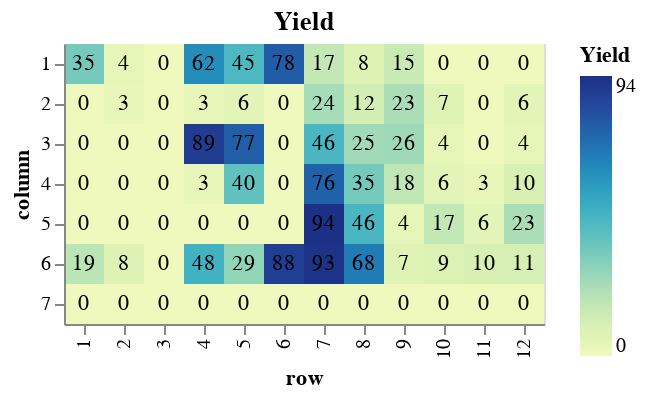

Source (notebook cell):
### Code cell
results_rounded = results_df
results_rounded['yield'] = results_rounded['yield'] * 100
results_rounded = results_rounded.round({'yield': 0})
#display(results_rounded['yield'])

heatmap = alt.Chart(results_rounded, title = 'Yield').mark_rect().encode(
            x=alt.X('row', sort=row_order),
            y=alt.Y('column'),
            color=alt.Color('yield', title="Yield")
            )
text = alt.Chart(results_rounded, title = 'Yield').mark_text().encode(
            x=alt.X('row', sort=row_order),
            y=alt.Y('column'),
            text='yield'
            )

display(heatmap + text)

### Figure 1 — Vega-Lite specification as saved in the notebook (floating-point values rounded to 4 significant figures)
{"config": {"view": {"continuousWidth": 400, "continuousHeight": 300}}, "layer": [{"mark": "rect", "encoding": {"color": {"type": "quantitative", "field": "yield", "title": "Yield"}, "x": {"type": "nominal", "field": "row", "sort": ["1", "2", "3", "4", "5", "6", "7", "8", "9", "10", "11", "12"]}, "y": {"type": "nominal", "field": "column"}}, "title": "Yield"}, {"mark": "text", "encoding": {"text": {"type": "quantitative", "field": "yield"}, "x": {"type": "nominal", "field": "row", "sort": ["1", "2", "3", "4", "5", "6", "7", "8", "9", "10", "11", "12"]}, "y": {"type": "nominal", "field": "column"}}, "title": "Yield"}], "data": {"name": "data-488214e5cd062935d1f8268c64c32d5f"}, "$schema": "https://vega.github.io/schema/vega-lite/v4.8.1.json", "datasets": {"data-488214e5cd062935d1f8268c64c32d5f": [{"2-chlorotoluene": 0.03803, "o-tolunitrile": 0.02084, "tetralin": 73160.0, "column": "1", "row": "1", "path": "/Users/haascp/Documents/GitHub/mocca/notebooks/cyanation_data/09072021_sample_4.txt", "conversion": 0.3662, "yield": 35.0}, {"2-chlorotoluene": 0.05669, "o-tolunitrile": 0.002688, "tetralin": 69380.0, "column": "1", "row": "2", "path": "/Users/haascp/Documents/GitHub/mocca/notebooks/cyanation_data/09072021_sample_5.txt", "conversion": 0.05515, "yield": 4.0}, {"2-chlorotoluene": 0.05914, "o-tolunitrile": 0.0, "tetralin": 66980.0, "column": "1", "row": "3", "path": "/Users/haascp/Documents/GitHub/mocca/notebooks/cyanation_data/09072021_sample_6.txt", "conversion": 0.01426, "yield": 0.0}, {"2-chlorotoluene": 0.0, "o-tolunitrile": 0.03736, "tetralin": 73010.0, "column": "1", "row": "4", "path": "/Users/haascp/Documents/GitHub/mocca/notebooks/cyanation_data/09072021_sample_7.txt", "conversion": 1.0, "yield": 62.0}, {"2-chlorotoluene": 0.0, "o-tolunitrile": 0.0268, "tetralin": 67000.0, "column": "1", "row": "5", "path": "/Users/haascp/Documents/GitHub/mocca/notebooks/cyanation_data/09072021_sample_8.txt", "conversion": 1.0, "yield": 45.0}, {"2-chlorotoluene": 0.0, "o-tolunitrile": 0.04666, "tetralin": 75700.0, "column": "1", "row": "6", "path": "/Users/haascp/Documents/GitHub/mocca/notebooks/cyanation_data/09072021_sample_9.txt", "conversion": 1.0, "yield": 78.0}, {"2-chlorotoluene": 0.04465, "o-tolunitrile": 0.01023, "tetralin": 93840.0, "column": "1", "row": "7", "path": "/Users/haascp/Documents/GitHub/mocca/notebooks/cyanation_data/09072021_sample_10.txt", "conversion": 0.2558, "yield": 17.0}, {"2-chlorotoluene": 0.05176, "o-tolunitrile": 0.004892, "tetralin": 59450.0, "column": "1", "row": "8", "path": "/Users/haascp/Documents/GitHub/mocca/notebooks/cyanation_data/09072021_sample_11.txt", "conversion": 0.1374, "yield": 8.0}, {"2-chlorotoluene": 0.04804, "o-tolunitrile": 0.008989, "tetralin": 65890.0, "column": "1", "row": "9", "path": "/Users/haascp/Documents/GitHub/mocca/notebooks/cyanation_data/09072021_sample_12.txt", "conversion": 0.1993, "yield": 15.0}, {"2-chlorotoluene": 0.05132, "o-tolunitrile": 0.0, "tetralin": 64580.0, "column": "1", "row": "10", "path": "/Users/haascp/Documents/GitHub/mocca/notebooks/cyanation_data/09072021_sample_13.txt", "conversion": 0.1446, "yield": 0.0}, {"2-chlorotoluene": 0.04923, "o-tolunitrile": 0.0, "tetralin": 62810.0, "column": "1", "row": "11", "path": "/Users/haascp/Documents/GitHub/mocca/notebooks/cyanation_data/09072021_sample_14.txt", "conversion": 0.1795, "yield": 0.0}, {"2-chlorotoluene": 0.0523, "o-tolunitrile": 0.0, "tetralin": 60760.0, "column": "1", "row": "12", "path": "/Users/haascp/Documents/GitHub/mocca/notebooks/cyanation_data/09072021_sample_15.txt", "conversion": 0.1283, "yield": 0.0}, {"2-chlorotoluene": 0.05956, "o-tolunitrile": 0.0, "tetralin": 69460.0, "column": "2", "row": "1", "path": "/Users/haascp/Documents/GitHub/mocca/notebooks/cyanation_data/09072021_sample_16.txt", "conversion": 0.007407, "yield": 0.0}, {"2-chlorotoluene": 0.05839, "o-tolunitrile": 0.001672, "tetralin": 63150.0, "column": "2", "row": "2", "path": "/Users/haascp/Documents/GitHub/mocca/notebooks/cyanation_data/09072021_sample_17.txt", "conversion": 0.02682, "yield": 3.0}, {"2-chlorotoluene": 0.06033, "o-tolunitrile": 0.0, "tetralin": 67890.0, "column": "2", "row": "3", "path": "/Users/haascp/Documents/GitHub/mocca/notebooks/cyanation_data/09072021_sample_18.txt", "conversion": -0.005531, "yield": 0.0}, {"2-chlorotoluene": 0.05671, "o-tolunitrile": 0.001668, "tetralin": 68150.0, "column": "2", "row": "4", "path": "/Users/haascp/Documents/GitHub/mocca/notebooks/cyanation_data/09072021_sample_19.txt", "conversion": 0.05478, "yield": 3.0}, {"2-chlorotoluene": 0.05989, "o-tolunitrile": 0.003437, "tetralin": 60930.0, "column": "2", "row": "5", "path": "/Users/haascp/Documents/GitHub/mocca/notebooks/cyanation_data/09072021_sample_20.txt", "conversion": 0.001804, "yield": 6.0}, {"2-chlorotoluene": 0.0629, "o-tolunitrile": 0.0, "tetralin": 62540.0, "column": "2", "row": "6", "path": "/Users/haascp/Documents/GitHub/mocca/notebooks/cyanation_data/09072021_sample_21.txt", "conversion": -0.04835, "yield": 0.0}, {"2-chlorotoluene": 0.05256, "o-tolunitrile": 0.01444, "tetralin": 64010.0, "column": "2", "row": "7", "path": "/Users/haascp/Documents/GitHub/mocca/notebooks/cyanation_data/09072021_sample_22.txt", "conversion": 0.124, "yield": 24.0}, {"2-chlorotoluene": 0.05247, "o-tolunitrile": 0.007119, "tetralin": 59670.0, "column": "2", "row": "8", "path": "/Users/haascp/Documents/GitHub/mocca/notebooks/cyanation_data/09072021_sample_23.txt", "conversion": 0.1256, "yield": 12.0}, {"2-chlorotoluene": 0.048, "o-tolunitrile": 0.01354, "tetralin": 60840.0, "column": "2", "row": "9", "path": "/Users/haascp/Documents/GitHub/mocca/notebooks/cyanation_data/09072021_sample_24.txt", "conversion": 0.2001, "yield": 23.0}, {"2-chlorotoluene": 0.04806, "o-tolunitrile": 0.003949, "tetralin": 64420.0, "column": "2", "row": "10", "path": "/Users/haascp/Documents/GitHub/mocca/notebooks/cyanation_data/09072021_sample_25.txt", "conversion": 0.199, "yield": 7.0}, {"2-chlorotoluene": 0.04294, "o-tolunitrile": 0.0, "tetralin": 58070.0, "column": "2", "row": "11", "path": "/Users/haascp/Documents/GitHub/mocca/notebooks/cyanation_data/09072021_sample_26.txt", "conversion": 0.2843, "yield": 0.0}, {"2-chlorotoluene": 0.05061, "o-tolunitrile": 0.00383, "tetralin": 94280.0, "column": "2", "row": "12", "path": "/Users/haascp/Documents/GitHub/mocca/notebooks/cyanation_data/09072021_sample_27.txt", "conversion": 0.1565, "yield": 6.0}, {"2-chlorotoluene": 0.05802, "o-tolunitrile": 0.0, "tetralin": 67630.0, "column": "3", "row": "1", "path": "/Users/haascp/Documents/GitHub/mocca/notebooks/cyanation_data/09072021_sample_28.txt", "conversion": 0.03294, "yield": 0.0}, {"2-chlorotoluene": 0.06036, "o-tolunitrile": 0.0, "tetralin": 62080.0, "column": "3", "row": "2", "path": "/Users/haascp/Documents/GitHub/mocca/notebooks/cyanation_data/09072021_sample_29.txt", "conversion": -0.006051, "yield": 0.0}, {"2-chlorotoluene": 0.06325, "o-tolunitrile": 0.0, "tetralin": 63680.0, "column": "3", "row": "3", "path": "/Users/haascp/Documents/GitHub/mocca/notebooks/cyanation_data/09072021_sample_30.txt", "conversion": -0.05416, "yield": 0.0}, {"2-chlorotoluene": 0.0, "o-tolunitrile": 0.05366, "tetralin": 65310.0, "column": "3", "row": "4", "path": "/Users/haascp/Documents/GitHub/mocca/notebooks/cyanation_data/09072021_sample_31.txt", "conversion": 1.0, "yield": 89.0}, {"2-chlorotoluene": 0.0, "o-tolunitrile": 0.04608, "tetralin": 60390.0, "column": "3", "row": "5", "path": "/Users/haascp/Documents/GitHub/mocca/notebooks/cyanation_data/09072021_sample_32.txt", "conversion": 1.0, "yield": 77.0}, {"2-chlorotoluene": 0.06529, "o-tolunitrile": 0.0, "tetralin": 60390.0, "column": "3", "row": "6", "path": "/Users/haascp/Documents/GitHub/mocca/notebooks/cyanation_data/09072021_sample_33.txt", "conversion": -0.08824, "yield": 0.0}, {"2-chlorotoluene": 0.03776, "o-tolunitrile": 0.0277, "tetralin": 62610.0, "column": "3", "row": "7", "path": "/Users/haascp/Documents/GitHub/mocca/notebooks/cyanation_data/09072021_sample_34.txt", "conversion": 0.3707, "yield": 46.0}, {"2-chlorotoluene": 0.041, "o-tolunitrile": 0.01481, "tetralin": 58550.0, "column": "3", "row": "8", "path": "/Users/haascp/Documents/GitHub/mocca/notebooks/cyanation_data/09072021_sample_35.txt", "conversion": 0.3167, "yield": 25.0}, {"2-chlorotoluene": 0.04687, "o-tolunitrile": 0.01581, "tetralin": 70330.0, "column": "3", "row": "9", "path": "/Users/haascp/Documents/GitHub/mocca/notebooks/cyanation_data/09072021_sample_36.txt", "conversion": 0.2189, "yield": 26.0}, {"2-chlorotoluene": 0.04647, "o-tolunitrile": 0.002624, "tetralin": 61780.0, "column": "3", "row": "10", "path": "/Users/haascp/Documents/GitHub/mocca/notebooks/cyanation_data/09072021_sample_37.txt", "conversion": 0.2254, "yield": 4.0}, {"2-chlorotoluene": 0.04343, "o-tolunitrile": 0.0, "tetralin": 66730.0, "column": "3", "row": "11", "path": "/Users/haascp/Documents/GitHub/mocca/notebooks/cyanation_data/09072021_sample_38.txt", "conversion": 0.2762, "yield": 0.0}, {"2-chlorotoluene": 0.04681, "o-tolunitrile": 0.002514, "tetralin": 129600.0, "column": "3", "row": "12", "path": "/Users/haascp/Documents/GitHub/mocca/notebooks/cyanation_data/09072021_sample_39.txt", "conversion": 0.2199, "yield": 4.0}, {"2-chlorotoluene": 0.05478, "o-tolunitrile": 0.0, "tetralin": 71480.0, "column": "4", "row": "1", "path": "/Users/haascp/Documents/GitHub/mocca/notebooks/cyanation_data/09072021_sample_40.txt", "conversion": 0.08698, "yield": 0.0}, {"2-chlorotoluene": 0.05259, "o-tolunitrile": 0.0, "tetralin": 70560.0, "column": "4", "row": "2", "path": "/Users/haascp/Documents/GitHub/mocca/notebooks/cyanation_data/09072021_sample_41.txt", "conversion": 0.1235, "yield": 0.0}, {"2-chlorotoluene": 0.05792, "o-tolunitrile": 0.0, "tetralin": 72540.0, "column": "4", "row": "3", "path": "/Users/haascp/Documents/GitHub/mocca/notebooks/cyanation_data/09072021_sample_42.txt", "conversion": 0.03466, "yield": 0.0}, {"2-chlorotoluene": 0.05176, "o-tolunitrile": 0.001673, "tetralin": 76310.0, "column": "4", "row": "4", "path": "/Users/haascp/Documents/GitHub/mocca/notebooks/cyanation_data/09072021_sample_43.txt", "conversion": 0.1374, "yield": 3.0}, {"2-chlorotoluene": 0.03098, "o-tolunitrile": 0.0238, "tetralin": 66610.0, "column": "4", "row": "5", "path": "/Users/haascp/Documents/GitHub/mocca/notebooks/cyanation_data/09072021_sample_44.txt", "conversion": 0.4837, "yield": 40.0}, {"2-chlorotoluene": 0.0582, "o-tolunitrile": 0.0, "tetralin": 68230.0, "column": "4", "row": "6", "path": "/Users/haascp/Documents/GitHub/mocca/notebooks/cyanation_data/09072021_sample_45.txt", "conversion": 0.03004, "yield": 0.0}, {"2-chlorotoluene": 0.0122, "o-tolunitrile": 0.04537, "tetralin": 69250.0, "column": "4", "row": "7", "path": "/Users/haascp/Documents/GitHub/mocca/notebooks/cyanation_data/09072021_sample_46.txt", "conversion": 0.7966, "yield": 76.0}, {"2-chlorotoluene": 0.03202, "o-tolunitrile": 0.02116, "tetralin": 64850.0, "column": "4", "row": "8", "path": "/Users/haascp/Documents/GitHub/mocca/notebooks/cyanation_data/09072021_sample_47.txt", "conversion": 0.4663, "yield": 35.0}, {"2-chlorotoluene": 0.04373, "o-tolunitrile": 0.01063, "tetralin": 100400.0, "column": "4", "row": "9", "path": "/Users/haascp/Documents/GitHub/mocca/notebooks/cyanation_data/09072021_sample_48.txt", "conversion": 0.2712, "yield": 18.0}, {"2-chlorotoluene": 0.05061, "o-tolunitrile": 0.003495, "tetralin": 62820.0, "column": "4", "row": "10", "path": "/Users/haascp/Documents/GitHub/mocca/notebooks/cyanation_data/09072021_sample_49.txt", "conversion": 0.1565, "yield": 6.0}, {"2-chlorotoluene": 0.0477, "o-tolunitrile": 0.00165, "tetralin": 84580.0, "column": "4", "row": "11", "path": "/Users/haascp/Documents/GitHub/mocca/notebooks/cyanation_data/09072021_sample_50.txt", "conversion": 0.205, "yield": 3.0}, {"2-chlorotoluene": 0.04201, "o-tolunitrile": 0.00601, "tetralin": 185400.0, "column": "4", "row": "12", "path": "/Users/haascp/Documents/GitHub/mocca/notebooks/cyanation_data/09072021_sample_51.txt", "conversion": 0.2999, "yield": 10.0}, {"2-chlorotoluene": 0.0602, "o-tolunitrile": 0.0, "tetralin": 63340.0, "column": "5", "row": "1", "path": "/Users/haascp/Documents/GitHub/mocca/notebooks/cyanation_data/09072021_sample_52.txt", "conversion": -0.003283, "yield": 0.0}, {"2-chlorotoluene": 0.06073, "o-tolunitrile": 0.0, "tetralin": 60780.0, "column": "5", "row": "2", "path": "/Users/haascp/Documents/GitHub/mocca/notebooks/cyanation_data/09072021_sample_53.txt", "conversion": -0.01223, "yield": 0.0}, {"2-chlorotoluene": 0.06499, "o-tolunitrile": 0.0, "tetralin": 59210.0, "column": "5", "row": "3", "path": "/Users/haascp/Documents/GitHub/mocca/notebooks/cyanation_data/09072021_sample_54.txt", "conversion": -0.08318, "yield": 0.0}, {"2-chlorotoluene": 0.061, "o-tolunitrile": 0.0, "tetralin": 66760.0, "column": "5", "row": "4", "path": "/Users/haascp/Documents/GitHub/mocca/notebooks/cyanation_data/09072021_sample_55.txt", "conversion": -0.01669, "yield": 0.0}, {"2-chlorotoluene": 0.05943, "o-tolunitrile": 0.0, "tetralin": 61940.0, "column": "5", "row": "5", "path": "/Users/haascp/Documents/GitHub/mocca/notebooks/cyanation_data/09072021_sample_56.txt", "conversion": 0.009474, "yield": 0.0}, {"2-chlorotoluene": 0.06419, "o-tolunitrile": 0.0, "tetralin": 63110.0, "column": "5", "row": "6", "path": "/Users/haascp/Documents/GitHub/mocca/notebooks/cyanation_data/09072021_sample_57.txt", "conversion": -0.0698, "yield": 0.0}, {"2-chlorotoluene": 0.0, "o-tolunitrile": 0.05635, "tetralin": 67100.0, "column": "5", "row": "7", "path": "/Users/haascp/Documents/GitHub/mocca/notebooks/cyanation_data/09072021_sample_58.txt", "conversion": 1.0, "yield": 94.0}, {"2-chlorotoluene": 0.03335, "o-tolunitrile": 0.02743, "tetralin": 57230.0, "column": "5", "row": "8", "path": "/Users/haascp/Documents/GitHub/mocca/notebooks/cyanation_data/09072021_sample_59.txt", "conversion": 0.4441, "yield": 46.0}, {"2-chlorotoluene": 0.06765, "o-tolunitrile": 0.002665, "tetralin": 67580.0, "column": "5", "row": "9", "path": "/Users/haascp/Documents/GitHub/mocca/notebooks/cyanation_data/09072021_sample_60.txt", "conversion": -0.1275, "yield": 4.0}, {"2-chlorotoluene": 0.04429, "o-tolunitrile": 0.01045, "tetralin": 62710.0, "column": "5", "row": "10", "path": "/Users/haascp/Documents/GitHub/mocca/notebooks/cyanation_data/09072021_sample_61.txt", "conversion": 0.2619, "yield": 17.0}, {"2-chlorotoluene": 0.04186, "o-tolunitrile": 0.00378, "tetralin": 142900.0, "column": "5", "row": "11", "path": "/Users/haascp/Documents/GitHub/mocca/notebooks/cyanation_data/09072021_sample_62.txt", "conversion": 0.3023, "yield": 6.0}, {"2-chlorotoluene": 0.05059, "o-tolunitrile": 0.01409, "tetralin": 94590.0, "column": "5", "row": "12", "path": "/Users/haascp/Documents/GitHub/mocca/notebooks/cyanation_data/09072021_sample_63.txt", "conversion": 0.1568, "yield": 23.0}, {"2-chlorotoluene": 0.05087, "o-tolunitrile": 0.01142, "tetralin": 60180.0, "column": "6", "row": "1", "path": "/Users/haascp/Documents/GitHub/mocca/notebooks/cyanation_data/09072021_sample_64.txt", "conversion": 0.1522, "yield": 19.0}, {"2-chlorotoluene": 0.05517, "o-tolunitrile": 0.00463, "tetralin": 59000.0, "column": "6", "row": "2", "path": "/Users/haascp/Documents/GitHub/mocca/notebooks/cyanation_data/09072021_sample_65.txt", "conversion": 0.08053, "yield": 8.0}, {"2-chlorotoluene": 0.06078, "o-tolunitrile": 0.0, "tetralin": 74550.0, "column": "6", "row": "3", "path": "/Users/haascp/Documents/GitHub/mocca/notebooks/cyanation_data/09072021_sample_66.txt", "conversion": -0.01293, "yield": 0.0}, {"2-chlorotoluene": 0.03158, "o-tolunitrile": 0.02893, "tetralin": 61320.0, "column": "6", "row": "4", "path": "/Users/haascp/Documents/GitHub/mocca/notebooks/cyanation_data/09072021_sample_67.txt", "conversion": 0.4736, "yield": 48.0}, {"2-chlorotoluene": 0.0402, "o-tolunitrile": 0.01717, "tetralin": 58410.0, "column": "6", "row": "5", "path": "/Users/haascp/Documents/GitHub/mocca/notebooks/cyanation_data/09072021_sample_68.txt", "conversion": 0.33, "yield": 29.0}, {"2-chlorotoluene": 0.0, "o-tolunitrile": 0.05273, "tetralin": 59540.0, "column": "6", "row": "6", "path": "/Users/haascp/Documents/GitHub/mocca/notebooks/cyanation_data/09072021_sample_69.txt", "conversion": 1.0, "yield": 88.0}, {"2-chlorotoluene": 0.007937, "o-tolunitrile": 0.05564, "tetralin": 76340.0, "column": "6", "row": "7", "path": "/Users/haascp/Documents/GitHub/mocca/notebooks/cyanation_data/09072021_sample_70.txt", "conversion": 0.8677, "yield": 93.0}, {"2-chlorotoluene": 0.01873, "o-tolunitrile": 0.04083, "tetralin": 110300.0, "column": "6", "row": "8", "path": "/Users/haascp/Documents/GitHub/mocca/notebooks/cyanation_data/09072021_sample_71.txt", "conversion": 0.6878, "yield": 68.0}, {"2-chlorotoluene": 0.05616, "o-tolunitrile": 0.004179, "tetralin": 72160.0, "column": "6", "row": "9", "path": "/Users/haascp/Documents/GitHub/mocca/notebooks/cyanation_data/09072021_sample_72.txt", "conversion": 0.06405, "yield": 7.0}, {"2-chlorotoluene": 0.04548, "o-tolunitrile": 0.005335, "tetralin": 95190.0, "column": "6", "row": "10", "path": "/Users/haascp/Documents/GitHub/mocca/notebooks/cyanation_data/09072021_sample_73.txt", "conversion": 0.242, "yield": 9.0}, {"2-chlorotoluene": 0.03237, "o-tolunitrile": 0.006107, "tetralin": 212300.0, "column": "6", "row": "11", "path": "/Users/haascp/Documents/GitHub/mocca/notebooks/cyanation_data/09072021_sample_74.txt", "conversion": 0.4604, "yield": 10.0}, {"2-chlorotoluene": 0.04419, "o-tolunitrile": 0.006851, "tetralin": 61230.0, "column": "6", "row": "12", "path": "/Users/haascp/Documents/GitHub/mocca/notebooks/cyanation_data/09072021_sample_75.txt", "conversion": 0.2636, "yield": 11.0}, {"2-chlorotoluene": 0.06107, "o-tolunitrile": 0.0, "tetralin": 62590.0, "column": "7", "row": "1", "path": "/Users/haascp/Documents/GitHub/mocca/notebooks/cyanation_data/09072021_sample_76.txt", "conversion": -0.01782, "yield": 0.0}, {"2-chlorotoluene": 0.05886, "o-tolunitrile": 0.0, "tetralin": 86600.0, "column": "7", "row": "2", "path": "/Users/haascp/Documents/GitHub/mocca/notebooks/cyanation_data/09072021_sample_77.txt", "conversion": 0.01899, "yield": 0.0}, {"2-chlorotoluene": 0.06134, "o-tolunitrile": 0.0, "tetralin": 75570.0, "column": "7", "row": "3", "path": "/Users/haascp/Documents/GitHub/mocca/notebooks/cyanation_data/09072021_sample_78.txt", "conversion": -0.02226, "yield": 0.0}, {"2-chlorotoluene": 0.06091, "o-tolunitrile": 0.0, "tetralin": 61030.0, "column": "7", "row": "4", "path": "/Users/haascp/Documents/GitHub/mocca/notebooks/cyanation_data/09072021_sample_79.txt", "conversion": -0.01524, "yield": 0.0}, {"2-chlorotoluene": 0.06311, "o-tolunitrile": 0.0, "tetralin": 56480.0, "column": "7", "row": "5", "path": "/Users/haascp/Documents/GitHub/mocca/notebooks/cyanation_data/09072021_sample_80.txt", "conversion": -0.05189, "yield": 0.0}, {"2-chlorotoluene": 0.0651, "o-tolunitrile": 0.0, "tetralin": 63450.0, "column": "7", "row": "6", "path": "/Users/haascp/Documents/GitHub/mocca/notebooks/cyanation_data/09072021_sample_81.txt", "conversion": -0.08498, "yield": 0.0}, {"2-chlorotoluene": 0.05367, "o-tolunitrile": 0.0, "tetralin": 138600.0, "column": "7", "row": "7", "path": "/Users/haascp/Documents/GitHub/mocca/notebooks/cyanation_data/09072021_sample_82.txt", "conversion": 0.1055, "yield": 0.0}, {"2-chlorotoluene": 0.05803, "o-tolunitrile": 0.0, "tetralin": 68610.0, "column": "7", "row": "8", "path": "/Users/haascp/Documents/GitHub/mocca/notebooks/cyanation_data/09072021_sample_83.txt", "conversion": 0.03279, "yield": 0.0}, {"2-chlorotoluene": 0.06331, "o-tolunitrile": 0.0, "tetralin": 77840.0, "column": "7", "row": "9", "path": "/Users/haascp/Documents/GitHub/mocca/notebooks/cyanation_data/09072021_sample_84.txt", "conversion": -0.05521, "yield": 0.0}, {"2-chlorotoluene": 0.04786, "o-tolunitrile": 0.0, "tetralin": 163400.0, "column": "7", "row": "10", "path": "/Users/haascp/Documents/GitHub/mocca/notebooks/cyanation_data/09072021_sample_85.txt", "conversion": 0.2023, "yield": 0.0}, {"2-chlorotoluene": 0.05695, "o-tolunitrile": 0.0, "tetralin": 64650.0, "column": "7", "row": "11", "path": "/Users/haascp/Documents/GitHub/mocca/notebooks/cyanation_data/09072021_sample_86.txt", "conversion": 0.0508, "yield": 0.0}, {"2-chlorotoluene": 0.05364, "o-tolunitrile": 0.0, "tetralin": 75790.0, "column": "7", "row": "12", "path": "/Users/haascp/Documents/GitHub/mocca/notebooks/cyanation_data/09072021_sample_87.txt", "conversion": 0.1061, "yield": 0.0}]}}
